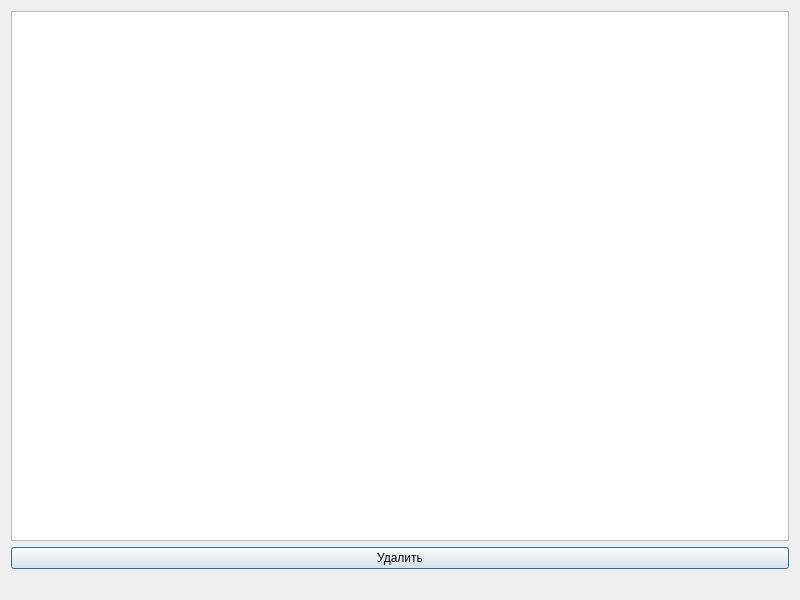
<?xml version="1.0" encoding="UTF-8"?>
<ui version="4.0">
 <class>Dialog</class>
 <widget class="QDialog" name="Dialog">
  <property name="geometry">
   <rect>
    <x>0</x>
    <y>0</y>
    <width>800</width>
    <height>600</height>
   </rect>
  </property>
  <property name="windowTitle">
   <string>Dialog</string>
  </property>
  <layout class="QVBoxLayout" name="verticalLayout">
   <item>
    <widget class="QTreeView" name="treeView">
     <property name="enabled">
      <bool>true</bool>
     </property>
    </widget>
   </item>
   <item>
    <widget class="QPushButton" name="pushButton">
     <property name="text">
      <string>Удалить</string>
     </property>
    </widget>
   </item>
   <item>
    <widget class="QLabel" name="label">
     <property name="text">
      <string/>
     </property>
    </widget>
   </item>
  </layout>
 </widget>
 <resources/>
 <connections/>
</ui>
